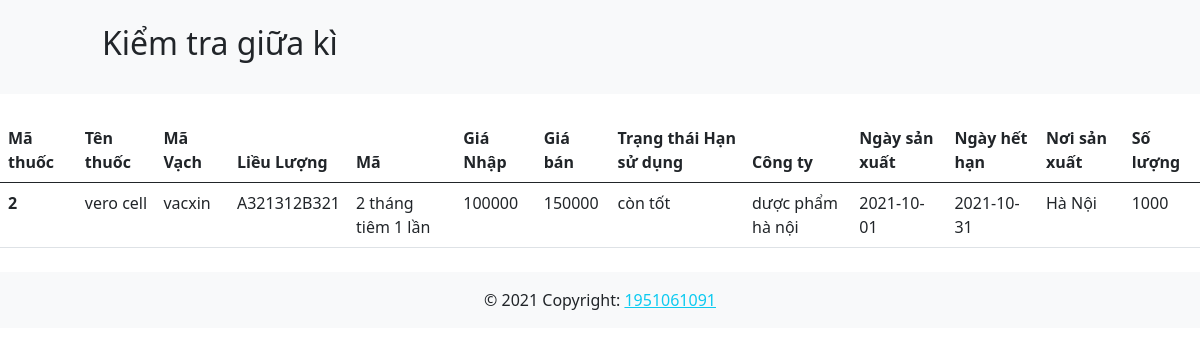
Screenshot of /detail.php?id=2 with the database file from the repository.
### tables this page shows
CREATE TABLE `drugs` (
  `id` int(29) UNSIGNED NOT NULL,
  `name` varchar(100) NOT NULL,
  `type` varchar(100) NOT NULL,
  `barcode` varchar(100) NOT NULL,
  `dose` varchar(100) NOT NULL,
  `code` varchar(100) NOT NULL,
  `cost_price` int(20) NOT NULL,
  `selling_price` int(100) NOT NULL,
  `expiry` varchar(100) NOT NULL,
  `company_name` varchar(100) NOT NULL,
  `production_date` date NOT NULL,
  `expiration_date` date NOT NULL,
  `place` varchar(100) NOT NULL,
  `quantity` int(50) NOT NULL
);

### src/detail.php (the view)
<?php
include 'header.php';
if (isset($_GET['id'])) {
    $id = $_GET['id'];
}
?>
<main>
    <table class="table my-4">
        <thead>
            <tr>
                <th scope="col">Mã thuốc</th>
                <th scope="col">Tên thuốc</th>
                <th scope="col">Mã Vạch</th>
                <th scope="col">Liều Lượng</th>
                <th scope="col">Mã</th>
                <th scope="col">Giá Nhập</th>
                <th scope="col">Giá bán</th>
                <th scope="col">Trạng thái Hạn sử dụng</th>
                <th scope="col">Công ty</th>
                <th scope="col">Ngày sản xuất</th>
                <th scope="col">Ngày hết hạn</th>
                <th scope="col">Nơi sản xuất</th>
                <th scope="col">Số lượng</th>
            </tr>
        </thead>
        <tbody>
            <?php
            include 'config.php';
            $sql = "SELECT * FROM `drugs` where id = $id";
            $result = mysqli_query($conn, $sql);
            if (mysqli_num_rows($result) > 0) {
                while ($row = mysqli_fetch_assoc($result)) {
                    echo '<tr>';
                    echo '<th scope="row">' . $row['id'] . '</th>';
                    echo '<td>' . $row['name'] . '</td>';
                    echo '<td>' . $row['type'] . '</td>';
                    echo '<td>' . $row['barcode'] . '</td>';
                    echo '<td>' . $row['dose'] . '</td>';
                    echo '<td>' . $row['cost_price'] . '</td>';
                    echo '<td>' . $row['selling_price'] . '</td>';
                    echo '<td>' . $row['expiry'] . '</td>';
                    echo '<td>' . $row['company_name'] . '</td>';
                    echo '<td>' . $row['production_date'] . '</td>';
                    echo '<td>' . $row['expiration_date'] . '</td>';
                    echo '<td>' . $row['place'] . '</td>';
                    echo '<td>' . $row['quantity'] . '</td>';
                    echo '</tr>';
                }
            }
            ?>
        </tbody>
    </table>
</main>
<?php
include 'footer.php';
?>

### src/header.php (shortened to what this page needs)
<!doctype html>
<html lang="en">
<head>
  <link href="https://cdn.jsdelivr.net/npm/bootstrap@5.0.2/dist/css/bootstrap.min.css" rel="stylesheet">
  <link rel="stylesheet" href="https://cdnjs.cloudflare.com/ajax/libs/font-awesome/6.0.0-beta2/css/all.min.css" />
</head>
<div class="container-fruid bg-light" >
  <div class="row">
    <div class=col-1></div>
    <div class="col-8 my-4">
      <h2>Kiểm tra giữa kì</h2>
    </div>
  </div>
</div>

### src/footer.php (shortened to what this page needs)
<footer class="bg-light text-center text-lg-start">
            <div class="text-center p-3">
                © 2021 Copyright:
                <a class="text-info" href="https://mdbootstrap.com/">1951061091</a>
            </div>
</footer>
  </body>
</html>

### rows the page displays
drugs: id "2", name "vero cell", type "vacxin", barcode "A321312B321", dose "2 tháng tiêm 1 lần", cost_price "100000", selling_price "150000", expiry "còn tốt", company_name "dược phẩm hà nội", production_date "2021-10-01", expiration_date "2021-10-31", place "Hà Nội", quantity "1000"
